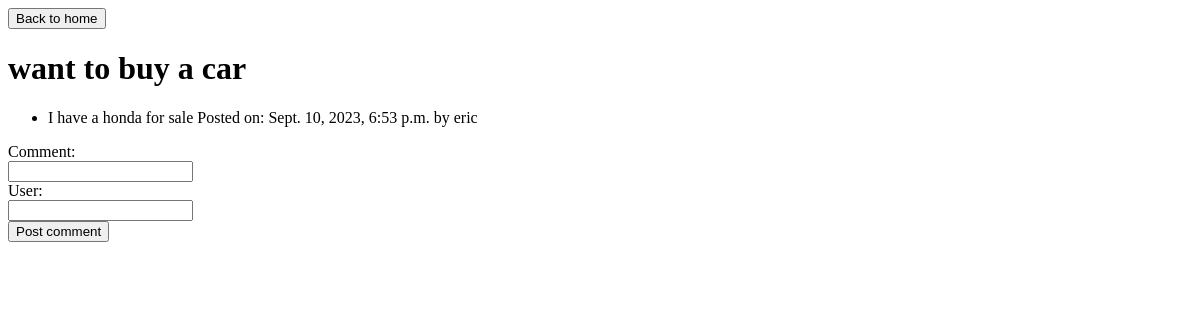
The app's page /classified_ads/3/, older data.
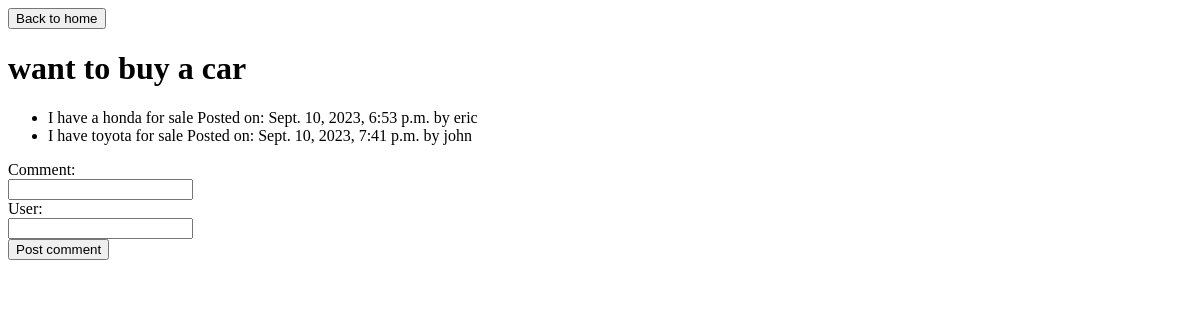
The same page, newer data.
### classified_ads/models.py (models this page shows, shortened)
class Ad(models.Model):
    BUY = "Buy"
    SELL = "Sell"
    ad_type_choices = [
        (BUY, "Buy"),
        (SELL, "Sell")
    ]
    ad_text = models.CharField(max_length=1000)
    date_posted = models.DateTimeField('date posted')
    ad_type = models.CharField(
        max_length=4, choices=ad_type_choices)
    user = models.CharField(max_length=30)

class Comment(models.Model):
    class Meta:
        ordering = ['date_posted']
    parent_ad = models.ForeignKey(Ad, on_delete=models.CASCADE)
    comment_text = models.CharField(max_length=1000)
    date_posted = models.DateTimeField('date posted')
    user = models.CharField(max_length=30)

### classified_ads/views.py (the view)
# urls.py: path("<int:pk>/", views.DetailView.as_view(), name="detail"),
class DetailView(generic.DetailView):
    model = Ad
    template_name = 'classified_ads/detail.html'
    def get_context_data(self, **kwargs):
        context = super().get_context_data(**kwargs)
        context['comment_list'] = Ad.objects.all()
        return context

### classified_ads/templates/classified_ads/detail.html (shortened to what this page needs)
<form action="{% url 'classified_ads:index'%}">
  <input type="submit" value="Back to home">
</form>
<h1>{{ ad.ad_text }}</h1>
<ul>
  {% for comment in ad.comment_set.all %}
  <li>{{ comment.comment_text }}
    Posted on: {{ comment.date_posted }} by {{ comment.user }}</li>
  {% endfor %}
</ul>
<form action="{% url 'classified_ads:comment' ad.id %}" method="post">
  <label for="comment">Comment:</label><br>
  <input type="text" id="comment" name="comment"><br>
  <label for="user">User:</label><br>
  <input type="text" id="user" name="user">
  <br>
  <input type="submit" value="Post comment">
</form>

Row changes from the older to the newer data that the page shows:
added Comment: comment_text "I have toyota for sale", date_posted "Sept. 10, 2023, 7:41 p.m.", user "john"
